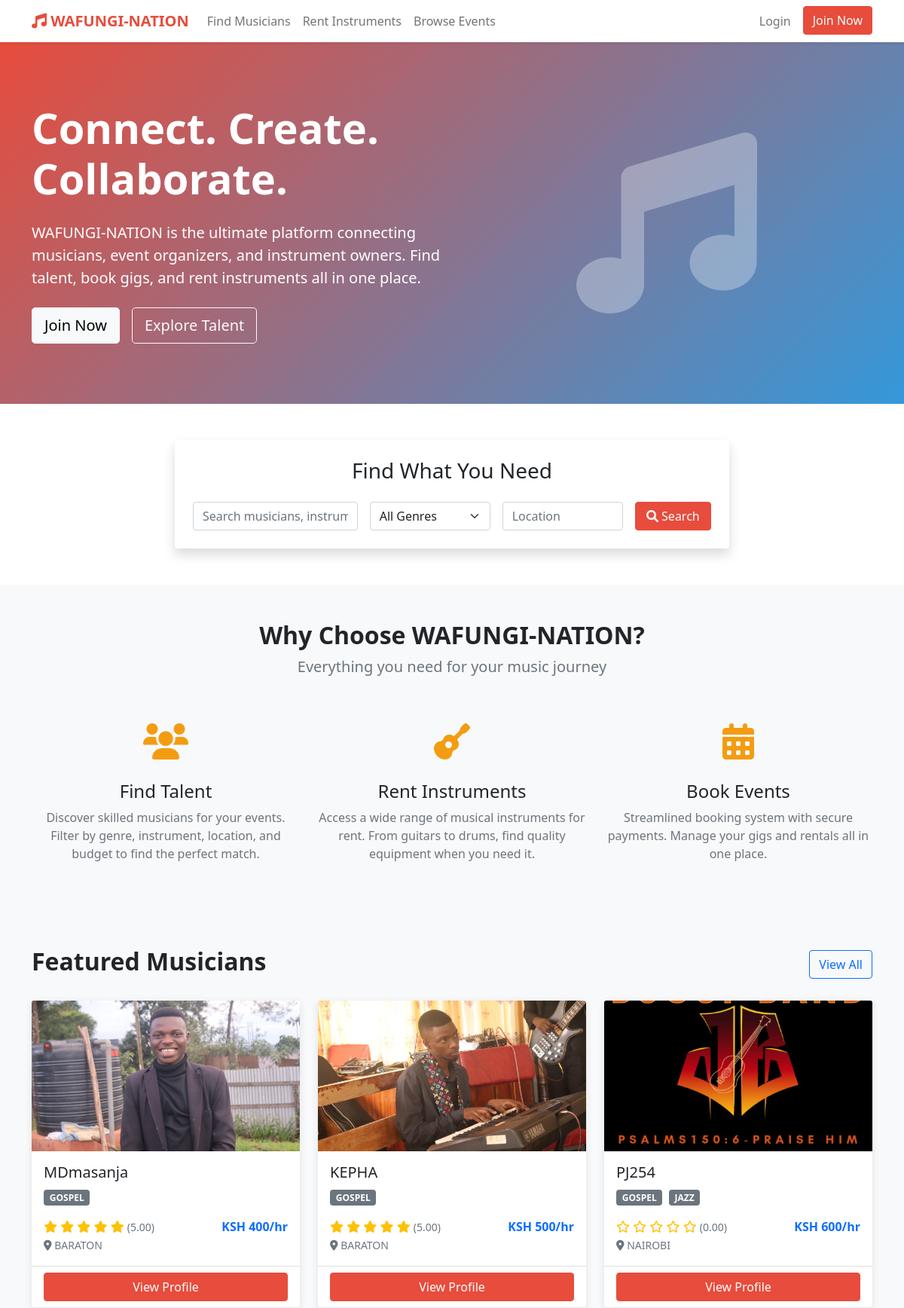
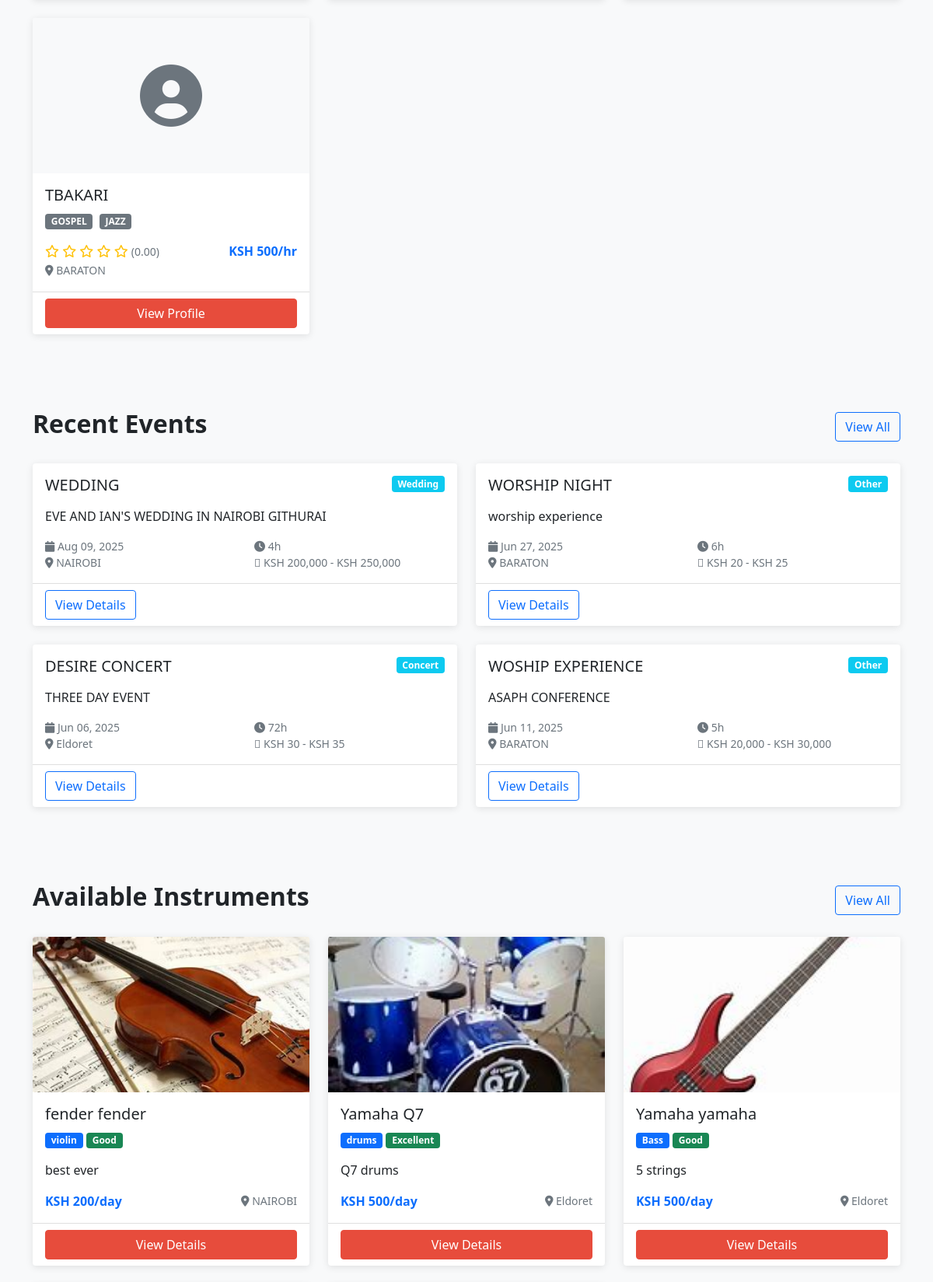
The page / (upper part) on the database its author committed (2 pictures, top to bottom).
### wafungi/models.py (models this page shows, shortened)
class MusicianProfile(models.Model):
    user = models.OneToOneField(User, on_delete=models.CASCADE)
    stage_name = models.CharField(max_length=100, blank=True)
    genres = models.ManyToManyField(Genre)
    instruments = models.ManyToManyField(Instrument)
    experience_years = models.PositiveIntegerField(default=0)
    hourly_rate = models.DecimalField(max_digits=10, decimal_places=2, default=0)
    availability_status = models.BooleanField(default=True)
    portfolio_url = models.URLField(blank=True)
    sample_audio = models.FileField(upload_to='audio_samples/', blank=True, null=True)
    rating = models.DecimalField(max_digits=3, decimal_places=2, default=0.0)
    total_gigs = models.PositiveIntegerField(default=0)

class User(AbstractUser):
    USER_TYPES = (
        ('musician', 'Musician'),
        ('organizer', 'Event Organizer'),
        ('instrument_owner', 'Instrument Owner'),
        ('client', 'Client'),
    )
    user_type = models.CharField(max_length=20, choices=USER_TYPES)
    phone = models.CharField(max_length=15, blank=True)
    location = models.CharField(max_length=100, blank=True)
    profile_picture = models.ImageField(upload_to='profiles/', blank=True, null=True)
    bio = models.TextField(blank=True)
    is_verified = models.BooleanField(default=False)
    created_at = models.DateTimeField(auto_now_add=True)
    updated_at = models.DateTimeField(auto_now=True)

class Genre(models.Model):
    name = models.CharField(max_length=50, unique=True)
    description = models.TextField(blank=True)

class Event(models.Model):
    EVENT_TYPES = (
        ('wedding', 'Wedding'),
        ('corporate', 'Corporate Event'),
        ('concert', 'Concert'),
        ('party', 'Party'),
        ('festival', 'Festival'),
        ('other', 'Other'),
    )
    organizer = models.ForeignKey(User, on_delete=models.CASCADE)
    title = models.CharField(max_length=200)
    description = models.TextField()
    event_type = models.CharField(max_length=20, choices=EVENT_TYPES)
    date = models.DateTimeField()
    duration_hours = models.PositiveIntegerField()
    location = models.CharField(max_length=200)
    budget_min = models.DecimalField(max_digits=10, decimal_places=2)
    budget_max = models.DecimalField(max_digits=10, decimal_places=2)
    required_genres = models.ManyToManyField(Genre, blank=True)
    required_instruments = models.ManyToManyField(Instrument, blank=True)
    musicians_needed = models.PositiveIntegerField(default=1)
    is_active = models.BooleanField(default=True)
    created_at = models.DateTimeField(auto_now_add=True)

class InstrumentListing(models.Model):
    CONDITION_CHOICES = (
        ('excellent', 'Excellent'),
        ('good', 'Good'),
        ('fair', 'Fair'),
        ('poor', 'Poor'),
    )
    owner = models.ForeignKey(User, on_delete=models.CASCADE)
    instrument = models.ForeignKey(Instrument, on_delete=models.CASCADE)
    brand = models.CharField(max_length=100)
    model = models.CharField(max_length=100)
    condition = models.CharField(max_length=20, choices=CONDITION_CHOICES)
    daily_rate = models.DecimalField(max_digits=8, decimal_places=2)
    description = models.TextField()
    image = models.ImageField(upload_to='instruments/', blank=True, null=True)
    is_available = models.BooleanField(default=True)
    location = models.CharField(max_length=100)
    created_at = models.DateTimeField(auto_now_add=True)

class Instrument(models.Model):
    name = models.CharField(max_length=50, unique=True)
    category = models.CharField(max_length=50)

### wafungi/views.py (the view)
# urls.py: path('', views.home, name='home'),
def home(request):
    featured_musicians = MusicianProfile.objects.filter(
        availability_status=True
    ).order_by('-rating')[:6]
    recent_events = Event.objects.filter(
        is_active=True
    ).order_by('-created_at')[:4]
    available_instruments = InstrumentListing.objects.filter(
        is_available=True
    ).order_by('-created_at')[:6]
    context = {
        'featured_musicians': featured_musicians,
        'recent_events': recent_events,
        'available_instruments': available_instruments,
        'genres': Genre.objects.all(),
        'instruments': Instrument.objects.all(),
    }
    return render(request, 'wafungi/home.html', context)

### templates/wafungi/home.html (shortened to what this page needs)
{% extends 'base.html' %}
{% load wafungi_filters %}
{% block content %}
<section class="hero-section">
    <div class="container">
        <div class="row align-items-center">
            <div class="col-lg-6">
                <h1 class="display-4 fw-bold mb-4">Connect. Create. Collaborate.</h1>
                <p class="lead mb-4">
                    WAFUNGI-NATION is the ultimate platform connecting musicians, event organizers,
                    and instrument owners. Find talent, book gigs, and rent instruments all in one place.
                </p>
                <div class="d-flex gap-3">
                    {% if not user.is_authenticated %}
                        <a href="{% url 'register' %}" class="btn btn-light btn-lg">Join Now</a>
                        <a href="{% url 'search_musicians' %}" class="btn btn-outline-light btn-lg">Explore Talent</a>
                    {% else %}
                        <a href="{% url 'dashboard' %}" class="btn btn-light btn-lg">Go to Dashboard</a>
                        <a href="{% url 'search_musicians' %}" class="btn btn-outline-light btn-lg">Find Musicians</a>
                    {% endif %}
                </div>
            </div>
            <div class="col-lg-6">
                <div class="text-center">
                    <i class="fas fa-music" style="font-size: 15rem; opacity: 0.3;"></i>
                </div>
            </div>
        </div>
    </div>
</section>
<section class="py-5 bg-white">
    <div class="container">
        <div class="row justify-content-center">
            <div class="col-lg-8">
                <div class="card shadow">
                    <div class="card-body p-4">
                        <h3 class="text-center mb-4">Find What You Need</h3>
                        <form method="GET" action="{% url 'search_musicians' %}">
                            <div class="row g-3">
                                <div class="col-md-4">
                                    <input type="text" name="q" class="form-control" placeholder="Search musicians, instruments...">
                                </div>
                                <div class="col-md-3">
                                    <select name="genre" class="form-select">
                                        <option value="">All Genres</option>
                                    </select>
                                </div>
                                <div class="col-md-3">
                                    <input type="text" name="location" class="form-control" placeholder="Location">
                                </div>
                                <div class="col-md-2">
                                    <button type="submit" class="btn btn-primary w-100">
                                        <i class="fas fa-search"></i> Search
                                    </button>
                                </div>
                            </div>
                        </form>
                    </div>
                </div>
            </div>
        </div>
    </div>
</section>
<section class="py-5">
    <div class="container">
        <div class="text-center mb-5">
            <h2 class="fw-bold">Why Choose WAFUNGI-NATION?</h2>
            <p class="lead text-muted">Everything you need for your music journey</p>
        </div>
        <div class="row g-4">
            <div class="col-md-4">
                <div class="text-center">
                    <div class="feature-icon">
                        <i class="fas fa-users"></i>
                    </div>
                    <h4>Find Talent</h4>
                    <p class="text-muted">
                        Discover skilled musicians for your events. Filter by genre,
                        instrument, location, and budget to find the perfect match.
                    </p>
                </div>
            </div>
            <div class="col-md-4">
                <div class="text-center">
                    <div class="feature-icon">
                        <i class="fas fa-guitar"></i>
                    </div>
                    <h4>Rent Instruments</h4>
                    <p class="text-muted">
                        Access a wide range of musical instruments for rent.
                        From guitars to drums, find quality equipment when you need it.
                    </p>
                </div>
            </div>
            <div class="col-md-4">
                <div class="text-center">
                    <div class="feature-icon">
                        <i class="fas fa-calendar-alt"></i>
                    </div>
                    <h4>Book Events</h4>
                    <p class="text-muted">
                        Streamlined booking system with secure payments.
                        Manage your gigs and rentals all in one place.
                    </p>
                </div>
            </div>
        </div>
    </div>
</section>
{% if featured_musicians %}
<section class="py-5 bg-light">
    <div class="container">
        <div class="d-flex justify-content-between align-items-center mb-4">
            <h2 class="fw-bold">Featured Musicians</h2>
            <a href="{% url 'search_musicians' %}" class="btn btn-outline-primary">View All</a>
        </div>
        <div class="row g-4">
            {% for musician in featured_musicians %}
            <div class="col-md-4">
                <div class="card musician-card h-100">
                    {% if musician.user.profile_picture %}
                        <img src="{{ musician.user.profile_picture.url }}" class="card-img-top" alt="{{ musician.stage_name }}">
                    {% else %}
                        <div class="card-img-top bg-light d-flex align-items-center justify-content-center" style="height: 200px;">
                            <i class="fas fa-user-circle fa-5x text-muted"></i>
                        </div>
                    {% endif %}
                    <div class="card-body">
                        <h5 class="card-title">{{ musician.stage_name|default:musician.user.get_full_name }}</h5>
                        <p class="card-text text-muted">
                            {% for genre in musician.genres.all|slice:":2" %}
                                <span class="badge bg-secondary me-1">{{ genre.name }}</span>
                            {% endfor %}
                        </p>
                        <div class="d-flex justify-content-between align-items-center">
                            <div class="rating">
                                {% for i in "12345" %}
                                    {% if forloop.counter <= musician.rating %}
                                        <i class="fas fa-star"></i>
                                    {% else %}
                                        <i class="far fa-star"></i>
                                    {% endif %}
                                {% endfor %}
                                <small class="text-muted">({{ musician.rating }})</small>
                            </div>
                            <span class="fw-bold text-primary">{{ musician.hourly_rate|ksh_currency }}/hr</span>
                        </div>
                        <p class="card-text">
                            <small class="text-muted">
                                <i class="fas fa-map-marker-alt"></i> {{ musician.user.location|default:"Location not specified" }}
                            </small>
                        </p>
                    </div>
                    <div class="card-footer bg-transparent">
                        <a href="{% url 'musician_detail' musician.id %}" class="btn btn-primary w-100">View Profile</a>
                    </div>
                </div>
            </div>
            {% endfor %}
        </div>
    </div>
</section>
{% endif %}
{% if recent_events %}
<section class="py-5">
    <div class="container">
        <div class="d-flex justify-content-between align-items-center mb-4">
            <h2 class="fw-bold">Recent Events</h2>
            <a href="{% url 'browse_events' %}" class="btn btn-outline-primary">View All</a>
        </div>
        <div class="row g-4">
            {% for event in recent_events %}
            <div class="col-md-6">
                <div class="card h-100">
                    <div class="card-body">
                        <div class="d-flex justify-content-between align-items-start mb-2">
                            <h5 class="card-title">{{ event.title }}</h5>
                            <span class="badge bg-info">{{ event.event_type|title }}</span>
                        </div>
                        <p class="card-text">{{ event.description|truncatewords:20 }}</p>
                        <div class="row text-muted small">
                            <div class="col-6">
                                <i class="fas fa-calendar"></i> {{ event.date|date:"M d, Y" }}
                            </div>
                            <div class="col-6">
                                <i class="fas fa-clock"></i> {{ event.duration_hours }}h
                            </div>
                            <div class="col-6">
                                <i class="fas fa-map-marker-alt"></i> {{ event.location }}
                            </div>
                            <div class="col-6">
                                <i class="fa-money-bill"></i> {{ event.budget_min|ksh_currency }} - {{ event.budget_max|ksh_currency }}
                            </div>
                        </div>
                    </div>
                    <div class="card-footer bg-transparent">
                        <a href="{% url 'event_detail' event.id %}" class="btn btn-outline-primary">View Details</a>
                    </div>
                </div>
            </div>
            {% endfor %}
        </div>
    </div>
</section>
{% endif %}
{% if available_instruments %}
<section class="py-5 bg-light">
    <div class="container">
        <div class="d-flex justify-content-between align-items-center mb-4">
            <h2 class="fw-bold">Available Instruments</h2>
            <a href="{% url 'search_instruments' %}" class="btn btn-outline-primary">View All</a>
        </div>
        <div class="row g-4">
            {% for instrument in available_instruments %}
            <div class="col-md-4">
                <div class="card h-100">
                    {% if instrument.image %}
                        <img src="{{ instrument.image.url }}" class="card-img-top" alt="{{ instrument.brand }} {{ instrument.model }}" style="height: 200px; object-fit: cover;">
                    {% else %}
                        <div class="card-img-top bg-light d-flex align-items-center justify-content-center" style="height: 200px;">
                            <i class="fas fa-guitar fa-5x text-muted"></i>
                        </div>
                    {% endif %}
                    <div class="card-body">
                        <h5 class="card-title">{{ instrument.brand }} {{ instrument.model }}</h5>
                        <p class="card-text">
                            <span class="badge bg-primary">{{ instrument.instrument.name }}</span>
                            <span class="badge bg-success">{{ instrument.condition|title }}</span>
                        </p>
                        <p class="card-text">{{ instrument.description|truncatewords:15 }}</p>
                        <div class="d-flex justify-content-between align-items-center">
                            <span class="fw-bold text-primary">{{ instrument.daily_rate|ksh_currency }}/day</span>
                            <small class="text-muted">
                                <i class="fas fa-map-marker-alt"></i> {{ instrument.location }}
                            </small>
                        </div>
                    </div>
                    <div class="card-footer bg-transparent">
                        <a href="{% url 'instrument_detail' instrument.id %}" class="btn btn-primary w-100">View Details</a>
                    </div>
                </div>
            </div>
            {% endfor %}
        </div>
    </div>
</section>
{% endif %}
{% endblock %}

### rows shown on the page
MusicianProfile: user.profile_picture (picture), stage_name "MDmasanja", rating "5.00", hourly_rate|ksh_currency "KSH 400", user.location "BARATON"
Genre: name "GOSPEL"
MusicianProfile: user.profile_picture (picture), stage_name "KEPHA", rating "5.00", hourly_rate|ksh_currency "KSH 500", user.location "BARATON"
MusicianProfile: user.profile_picture (picture), stage_name "PJ254", rating "0.00", hourly_rate|ksh_currency "KSH 600", user.location "NAIROBI"
Genre: name "JAZZ"
MusicianProfile: stage_name "TBAKARI", rating "0.00", hourly_rate|ksh_currency "KSH 500", user.location "BARATON"
Event: title "WEDDING", event_type "Wedding", description "EVE AND IAN'S WEDDING IN NAIROBI GITHURAI", date "Aug 09, 2025", duration_hours "4", location "NAIROBI", budget_min|ksh_currency "KSH 200,000", budget_max|ksh_currency "KSH 250,000"
Event: title "WORSHIP NIGHT", event_type "Other", description "worship experience", date "Jun 27, 2025", duration_hours "6", location "BARATON", budget_min|ksh_currency "KSH 20", budget_max|ksh_currency "KSH 25"
Event: title "DESIRE CONCERT", event_type "Concert", description "THREE DAY EVENT", date "Jun 06, 2025", duration_hours "72", location "Eldoret", budget_min|ksh_currency "KSH 30", budget_max|ksh_currency "KSH 35"
Event: title "WOSHIP EXPERIENCE", event_type "Other", description "ASAPH CONFERENCE", date "Jun 11, 2025", duration_hours "5", location "BARATON", budget_min|ksh_currency "KSH 20,000", budget_max|ksh_currency "KSH 30,000"
InstrumentListing: image (picture), brand "fender", model "fender", instrument.name "violin", condition "Good", description "best ever", daily_rate|ksh_currency "KSH 200", location "NAIROBI"
InstrumentListing: image (picture), brand "Yamaha", model "Q7", instrument.name "drums", condition "Excellent", description "Q7 drums", daily_rate|ksh_currency "KSH 500", location "Eldoret"
InstrumentListing: image (picture), brand "Yamaha", model "yamaha", instrument.name "Bass", condition "Good", description "5 strings", daily_rate|ksh_currency "KSH 500", location "Eldoret"
